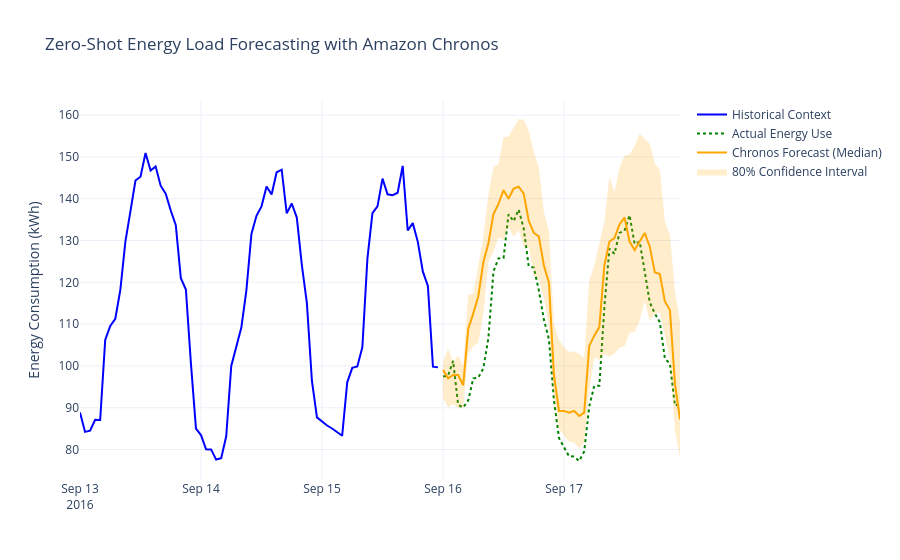

Write notebook code for a chart like this one.
### Markdown cell above
## Visualize
Here we plot the historical context (blue), the actual future energy use (green), and the Foundation Model's zero-shot prediction (orange line with shaded confidence interval). Notice how well it captures the daily peak without any specific training.

### Code cell
fig = go.Figure()

# Plot Historical Context
fig.add_trace(go.Scatter(
    x=historical_data.tail(24*3).index, # Just plotting the last 3 days for a cleaner visual
    y=historical_data.tail(24*3)['energy_kwh'],
    mode='lines',
    name='Historical Context',
    line=dict(color='blue')
))

# Plot Actual Future (Ground Truth)
fig.add_trace(go.Scatter(
    x=actual_future.index,
    y=actual_future['energy_kwh'],
    mode='lines',
    name='Actual Energy Use',
    line=dict(color='green', dash='dot')
))

# Plot Forecast Median
fig.add_trace(go.Scatter(
    x=forecast_df.index,
    y=forecast_df['forecast_median'],
    mode='lines',
    name='Chronos Forecast (Median)',
    line=dict(color='orange')
))

# Plot Confidence Interval
fig.add_trace(go.Scatter(
    x=list(forecast_df.index) + list(forecast_df.index)[::-1],
    y=list(forecast_df['forecast_high_p90']) + list(forecast_df['forecast_low_p10'])[::-1],
    fill='toself',
    fillcolor='rgba(255, 165, 0, 0.2)',
    line=dict(color='rgba(255,255,255,0)'),
    hoverinfo="skip",
    name='80% Confidence Interval'
))

fig.update_layout(
    title='Zero-Shot Energy Load Forecasting with Amazon Chronos',
    yaxis_title='Energy Consumption (kWh)',
    template='plotly_white'
)
fig.show()
